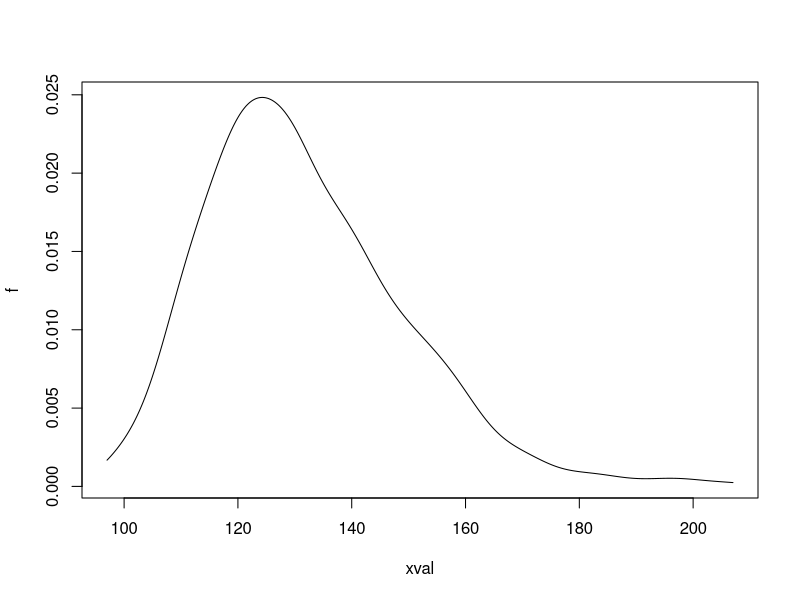
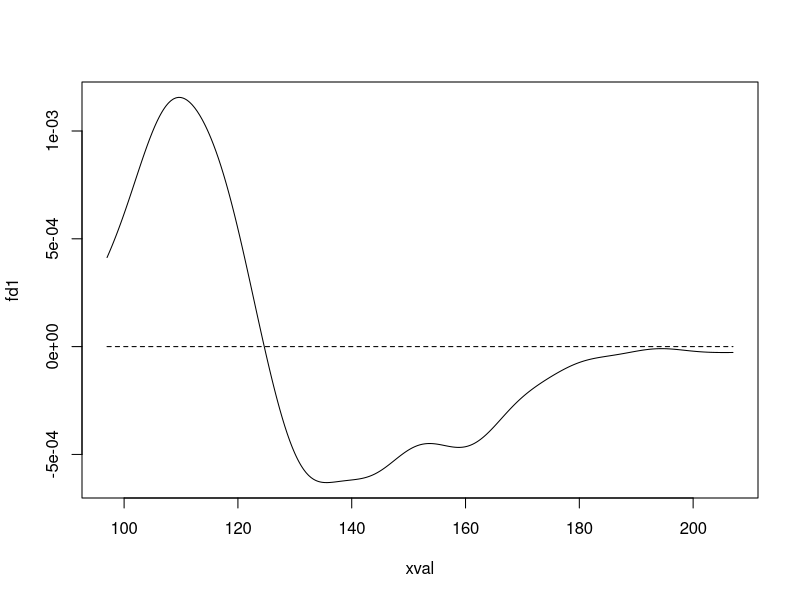
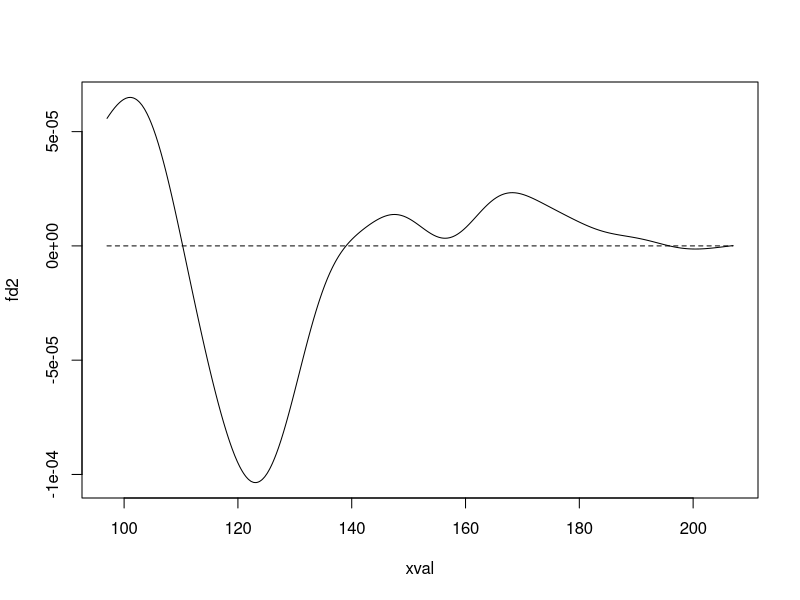
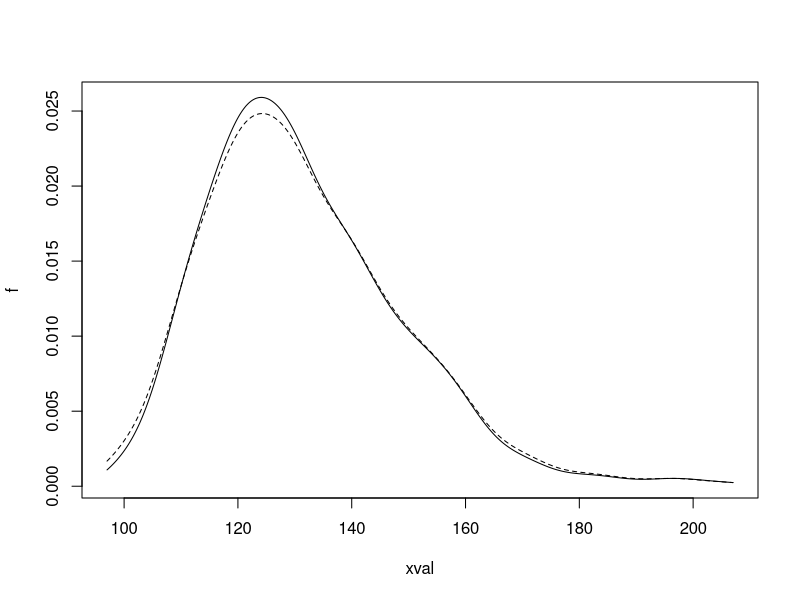
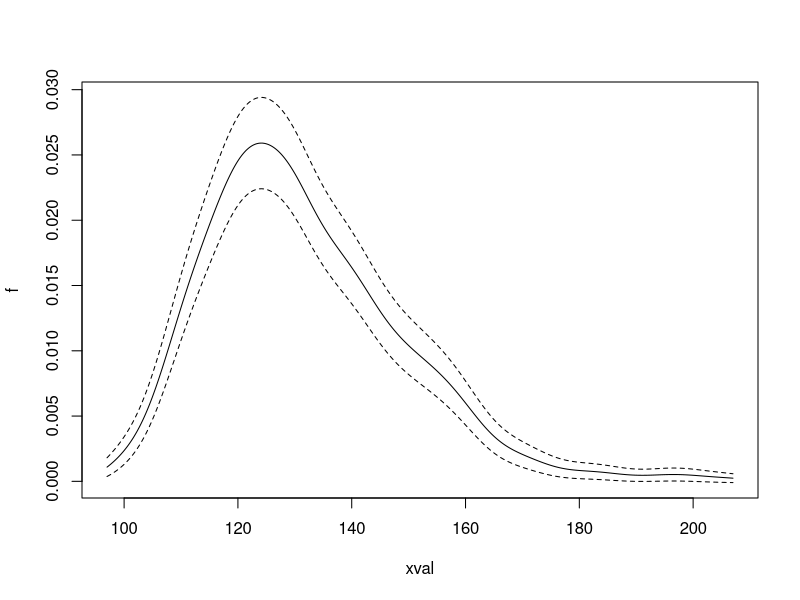

These figures' R source, in order:
# SETUP
library(ks)
a = read.table('sbp1dat.txt')
xdat = a[,1]
n = length(xdat)
xmin = min(xdat)
xmax = max(xdat)
xrng = xmax - xmin
xval = xmin + xrng*c(0:500)/500

#DENSITY ESTIMATE
bw0 = hpi(xdat, deriv.order=0)
den = kdde(xdat, h=bw0, deriv.order=0, eval.points=xval)
f = den$estimate
plot(xval,f,type="l")

# 1ST DERIVATIVE ESTIMATE
bw1 = hpi(xdat, deriv.order=1)
dd1 = kdde(xdat, h=bw1, deriv.order=1, eval.points=xval)
fd1 = dd1$estimate
plot(xval,fd1,type="l")
lines(c(xmin,xmax),c(0,0),lty=2)

# 2ND DERIVATIVE ESTIMATE
bw2 = hpi(xdat, deriv.order=2)
dd2 = kdde(xdat, h=bw2, deriv.order=2, eval.points=xval)
fd2 = dd2$estimate
plot(xval,fd2,type="l")
lines(c(xmin,xmax),c(0,0),lty=2)

# ESTIMATED BIAS OF DENSITY ESTIMATE
bias = 0.5 * fd2 * (bw0^2)

# BIAS-CORRECTED DENSITY ESTIMATE
forig = f
f = f - bias

# ORIGINAL VS. CORRECTED ESTIMATE
plot(xval,f,type="l")
lines(xval,forig,lty=2)

# DENSITY ESTIMATE WITH POINTWISE CONFIDENCE BANDS
knrm = sqrt(0.5/sqrt(pi))
vihw = 1.96*knrm*sqrt(f)/sqrt(n*bw0)
fl = f - vihw
fu = f + vihw
minf = min(fl)
maxf = max(fu)
plot(xval,f,type="l",ylim=c(minf,maxf))
lines(xval,fl,lty=2)
lines(xval,fu,lty=2)
